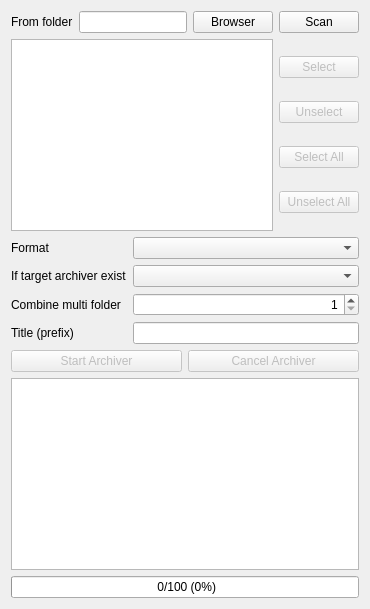
      <widget class="QWidget" name="tab_archiver">
       <attribute name="title">
        <string>Archiver</string>
       </attribute>
       <layout class="QVBoxLayout" name="verticalLayout_5">
        <item>
         <layout class="QHBoxLayout" name="layout_archiver_from">
          <item>
           <widget class="QLabel" name="lbl_archiver_form_folder">
            <property name="text">
             <string>From folder</string>
            </property>
           </widget>
          </item>
          <item>
           <widget class="QLineEdit" name="txt_archiver_from_folder">
            <property name="toolTip">
             <string>Please select the comic series folder</string>
            </property>
            <property name="readOnly">
             <bool>true</bool>
            </property>
           </widget>
          </item>
          <item>
           <widget class="QPushButton" name="btn_archiver_from_folder">
            <property name="toolTip">
             <string>Please select the comic series folder</string>
            </property>
            <property name="text">
             <string>Browser</string>
            </property>
           </widget>
          </item>
          <item>
           <widget class="QPushButton" name="btn_archiver_folder_scan">
            <property name="text">
             <string>Scan</string>
            </property>
           </widget>
          </item>
         </layout>
        </item>
        <item>
         <layout class="QHBoxLayout" name="layout_archiver_folder">
          <item>
           <widget class="QListWidget" name="list_archiver_folder">
            <property name="selectionMode">
             <enum>QAbstractItemView::ExtendedSelection</enum>
            </property>
           </widget>
          </item>
          <item>
           <layout class="QVBoxLayout" name="layout_archiver_select">
            <item>
             <widget class="QPushButton" name="btn_archiver_select">
              <property name="enabled">
               <bool>false</bool>
              </property>
              <property name="text">
               <string>Select</string>
              </property>
             </widget>
            </item>
            <item>
             <widget class="QPushButton" name="btn_archiver_unselect">
              <property name="enabled">
               <bool>false</bool>
              </property>
              <property name="text">
               <string>Unselect</string>
              </property>
             </widget>
            </item>
            <item>
             <widget class="QPushButton" name="btn_archiver_select_all">
              <property name="enabled">
               <bool>false</bool>
              </property>
              <property name="text">
               <string>Select All</string>
              </property>
             </widget>
            </item>
            <item>
             <widget class="QPushButton" name="btn_archiver_unselect_all">
              <property name="enabled">
               <bool>false</bool>
              </property>
              <property name="text">
               <string>Unselect All</string>
              </property>
             </widget>
            </item>
           </layout>
          </item>
         </layout>
        </item>
        <item>
         <layout class="QFormLayout" name="layout_archiver_info">
          <item row="0" column="0">
           <widget class="QLabel" name="lbl_archiver_format">
            <property name="text">
             <string>Format</string>
            </property>
           </widget>
          </item>
          <item row="0" column="1">
           <widget class="QComboBox" name="cbx_archiver_format"/>
          </item>
          <item row="1" column="0">
           <widget class="QLabel" name="lbl_archiver_file_exist">
            <property name="text">
             <string>If target archiver exist</string>
            </property>
           </widget>
          </item>
          <item row="1" column="1">
           <widget class="QComboBox" name="cbx_archiver_file_exist"/>
          </item>
          <item row="2" column="0">
           <widget class="QLabel" name="lbl_archiver_combie">
            <property name="text">
             <string>Combine multi folder</string>
            </property>
           </widget>
          </item>
          <item row="2" column="1">
           <widget class="QSpinBox" name="spin_archiver_combie">
            <property name="alignment">
             <set>Qt::AlignRight|Qt::AlignTrailing|Qt::AlignVCenter</set>
            </property>
            <property name="minimum">
             <number>1</number>
            </property>
            <property name="maximum">
             <number>100</number>
            </property>
           </widget>
          </item>
          <item row="3" column="0">
           <widget class="QLabel" name="lbl_archiver_title">
            <property name="text">
             <string>Title (prefix)</string>
            </property>
           </widget>
          </item>
          <item row="3" column="1">
           <widget class="QLineEdit" name="txt_archiver_title"/>
          </item>
         </layout>
        </item>
        <item>
         <layout class="QHBoxLayout" name="layout_archiver_button">
          <item>
           <widget class="QPushButton" name="btn_archiver_start">
            <property name="enabled">
             <bool>false</bool>
            </property>
            <property name="text">
             <string>Start Archiver</string>
            </property>
           </widget>
          </item>
          <item>
           <widget class="QPushButton" name="btn_archiver_cancel">
            <property name="enabled">
             <bool>false</bool>
            </property>
            <property name="text">
             <string>Cancel Archiver</string>
            </property>
           </widget>
          </item>
         </layout>
        </item>
        <item>
         <widget class="QTextBrowser" name="log_archiver"/>
        </item>
        <item>
         <widget class="QProgressBar" name="pgb_archiver">
          <property name="value">
           <number>0</number>
          </property>
          <property name="format">
           <string> %v/%m (%p%)</string>
          </property>
         </widget>
        </item>
       </layout>
      </widget>
